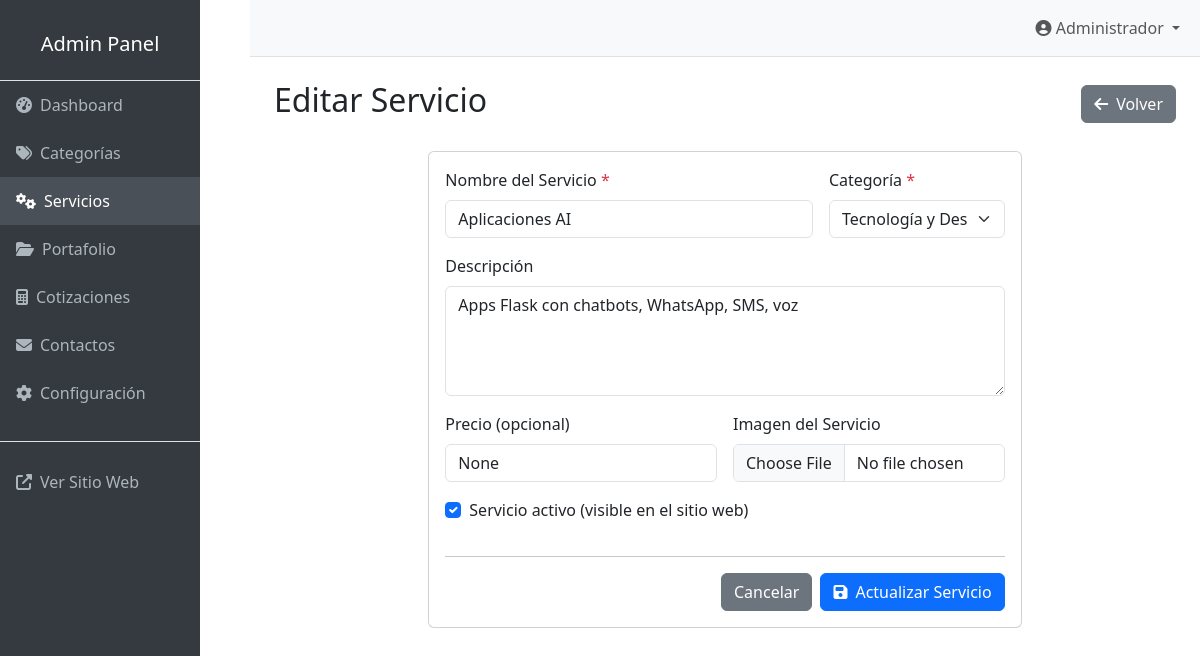
Page /admin/servicios/2/editar on the committed database.
### models.py (models this page shows, shortened)
class Service(db.Model):
    __tablename__ = 'services'
    id = db.Column(db.Integer, primary_key=True)
    id_categoria = db.Column(db.Integer, db.ForeignKey('categories.id'), nullable=False)
    nombre = db.Column(db.String(100), nullable=False)
    descripcion = db.Column(db.Text)
    precio = db.Column(db.String(50))
    imagen = db.Column(db.String(200))
    activo = db.Column(db.Boolean, default=True)
    created_at = db.Column(db.DateTime, default=datetime.utcnow)

### admin.py (the view, shortened to what this page needs)
@admin_bp.route('/servicios/<int:servicio_id>/editar', methods=['GET', 'POST'])
def editar_servicio(servicio_id):
    servicio = Service.query.get_or_404(servicio_id)
    categories = Category.query.all()
    return render_template('admin/servicio_form.html', servicio=servicio, categories=categories)

### app.py (called while the page is built)
def get_site_setting(key, default=''):
    setting = SiteSettings.query.filter_by(key=key).first()
    return setting.value if setting else default

def get_categories_with_services():
    categories = Category.query.all()
    categories_with_services = []
    for category in categories:
        services = Service.query.filter_by(id_categoria=category.id, activo=True).all()
        categories_with_services.append({
            'category': category,
            'services': services
        })
    return categories_with_services

@app.context_processor
def inject_site_data():
    return {
        'site_title': get_site_setting('site_title', 'Araiza Inc'),
        'company_name': get_site_setting('company_name', 'Araiza Inc'),
        'company_email': get_site_setting('company_email'),
        'company_phone': get_site_setting('company_phone'),
        'company_address': get_site_setting('company_address'),
        'facebook_url': get_site_setting('facebook_url'),
        'twitter_url': get_site_setting('twitter_url'),
        'linkedin_url': get_site_setting('linkedin_url'),
        'instagram_url': get_site_setting('instagram_url'),
        'logo_url': get_site_setting('logo_url'),
        'categories_menu': get_categories_with_services()
    }

### templates/admin/servicio_form.html (shortened to what this page needs)
{% extends "admin/base.html" %}
{% block content %}
<div class="d-flex justify-content-between align-items-center mb-4">
    <h2>{{ 'Editar Servicio' if servicio else 'Nuevo Servicio' }}</h2>
    <a href="{{ url_for('admin.servicios') }}" class="btn btn-secondary">
        <i class="fas fa-arrow-left me-2"></i>Volver
    </a>
</div>
<div class="row justify-content-center">
    <div class="col-lg-8">
        <div class="card">
            <div class="card-body">
                <form method="POST" enctype="multipart/form-data">
                    <div class="row g-3">
                        <div class="col-md-8">
                            <label for="nombre" class="form-label">Nombre del Servicio <span class="text-danger">*</span></label>
                            <input type="text" class="form-control" id="nombre" name="nombre"
                                   value="{{ servicio.nombre if servicio }}" required>
                        </div>
                        <div class="col-md-4">
                            <label for="id_categoria" class="form-label">Categoría <span class="text-danger">*</span></label>
                            <select class="form-select" id="id_categoria" name="id_categoria" required>
                                {% for category in categories %}
                                <option value="{{ category.id }}"
                                        {{ 'selected' if servicio and servicio.id_categoria == category.id }}>
                                    {{ category.nombre }}
                                </option>
                                {% endfor %}
                            </select>
                        </div>
                        <div class="col-12">
                            <label for="descripcion" class="form-label">Descripción</label>
                            <textarea class="form-control" id="descripcion" name="descripcion" rows="4"
                                      placeholder="Describe el servicio en detalle">{{ servicio.descripcion if servicio }}</textarea>
                        </div>
                        <div class="col-md-6">
                            <label for="precio" class="form-label">Precio (opcional)</label>
                            <input type="text" class="form-control" id="precio" name="precio"
                                   value="{{ servicio.precio if servicio }}"
                                   placeholder="Ej: Desde $500, Consultar, etc.">
                        </div>
                        <div class="col-md-6">
                            <label for="imagen" class="form-label">Imagen del Servicio</label>
                            <input type="file" class="form-control" id="imagen" name="imagen"
                                   accept="image/*">
                        </div>
                        <div class="col-12">
                            <div class="form-check">
                                <input class="form-check-input" type="checkbox" id="activo" name="activo"
                                       {{ 'checked' if not servicio or servicio.activo }}>
                                <label class="form-check-label" for="activo">
                                    Servicio activo (visible en el sitio web)
                                </label>
                            </div>
                        </div>
                        <div class="col-12">
                            <hr>
                            <div class="d-flex justify-content-end gap-2">
                                <a href="{{ url_for('admin.servicios') }}" class="btn btn-secondary">Cancelar</a>
                                <button type="submit" class="btn btn-primary">
                                    <i class="fas fa-save me-2"></i>{{ 'Actualizar' if servicio else 'Crear' }} Servicio
                                </button>
                            </div>
                        </div>
                    </div>
                </form>
            </div>
        </div>
    </div>
</div>
{% endblock %}

### rows in the picture
Service: nombre "Aplicaciones AI", descripcion "Apps Flask con chatbots, WhatsApp, SMS, voz", precio "None"

### other values in the picture
{{ 'Editar Servicio' if servicio else 'Nuevo Servicio' }} "Editar Servicio"
{{ 'Actualizar' if servicio else 'Crear' }} "Actualizar"
form field id_categoria "Tecnología y Desarrollo"
